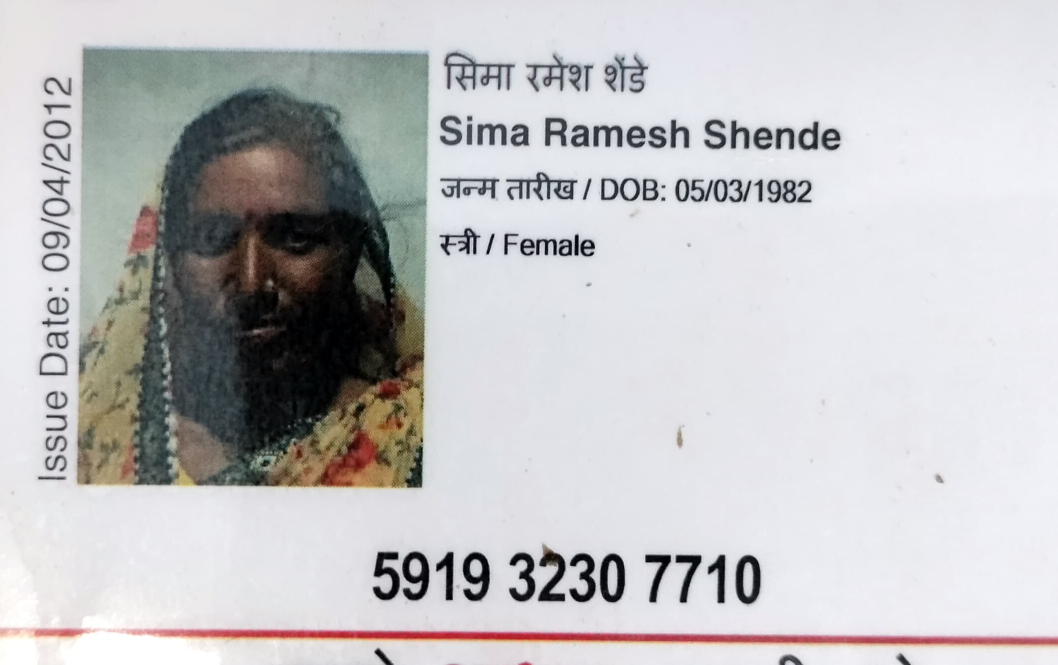
#> input picture temp_ela_resave.jpg, 2116 x 1330 px (shown at 1/2 size)
$ python -i analyzer.py   (imports and definitions only)
#> lines starting #> are read from the running program, lines starting #| are printed output that depends on the picture
#> in run_full_analysis, original_image is the input picture: shape (1330, 2116, 3); mean B, G, R 195.3, 193.6, 194.3
import cv2
import numpy as np
from PIL import Image, ImageChops, ImageEnhance
import os
import io  # <-- Crucial import for in-memory operations

# --- CONFIGURATION ---
BASE_DIR = os.path.dirname(os.path.abspath(__file__))
HAAR_CASCADE_PATH = os.path.join(BASE_DIR, 'haarcascade_frontalface_default.xml')

# --- HELPER FUNCTIONS ---

def find_and_crop_card(image):
    """Finds a face and uses its position to crop the card area."""
    try:
        face_cascade = cv2.CascadeClassifier(HAAR_CASCADE_PATH)
        if face_cascade.empty():
            raise IOError("Haar cascade file not found. Make sure 'haarcascade_frontalface_default.xml' is in the same directory.")
        gray_image = cv2.cvtColor(image, cv2.COLOR_BGR2GRAY)
        faces = face_cascade.detectMultiScale(gray_image, scaleFactor=1.1, minNeighbors=5, minSize=(80, 80))
#> faces = [[303, 319, 403, 403]]
        if len(faces) == 0: return None
        (x, y, w, h) = sorted(faces, key=lambda f: f[2]*f[3], reverse=True)[0]
#> x = 303; y = 319; w = 403; h = 403
        img_h, img_w, _ = image.shape
#> img_h = 1330; img_w = 2116
        card_x1 = max(0, int(x - (w * 0.75)))
#> card_x1 = 0
        card_y1 = max(0, int(y - (h * 0.8)))
#> card_y1 = 0
        card_x2 = min(img_w, int(x + w + (w * 3.5)))
#> card_x2 = 2116
        card_y2 = min(img_h, int(y + h + (h * 1.5)))
#> card_y2 = 1326
        return image[card_y1:card_y2, card_x1:card_x2]
    except Exception as e:
        print(f"Error in find_and_crop_card: {e}")
        return None

def crop_main_photo(card_image):
    """Crops the main photograph from the already cropped card image."""
    try:
        face_cascade = cv2.CascadeClassifier(HAAR_CASCADE_PATH)
        gray_card = cv2.cvtColor(card_image, cv2.COLOR_BGR2GRAY)
        faces = face_cascade.detectMultiScale(gray_card, scaleFactor=1.1, minNeighbors=5, minSize=(80, 80))
#> faces = [[303, 318, 405, 405]]
        if len(faces) == 0: return None
        (x, y, w, h) = sorted(faces, key=lambda f: f[2]*f[3], reverse=True)[0]
#> x = 303; y = 318; w = 405; h = 405
        padding = 10
        img_h, img_w, _ = card_image.shape
#> img_h = 1326; img_w = 2116
        y1 = max(0, y - padding)
#> y1 = 308
        y2 = min(img_h, y + h + padding)
#> y2 = 733
        x1 = max(0, x - padding)
#> x1 = 293
        x2 = min(img_w, x + w + padding)
#> x2 = 718
        return card_image[y1:y2, x1:x2]
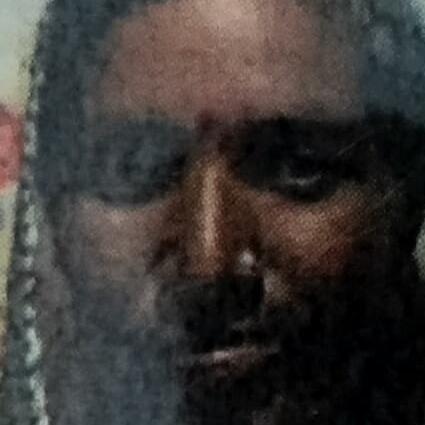
#> returned value: shape (425, 425, 3); mean of channels 0, 1, 2 53, 55.4, 59.3; drawn as B, G, R
    except Exception as e:
        print(f"Error in crop_main_photo: {e}")
        return None

def perform_ela(image_to_analyze):
    """
    Performs ELA IN MEMORY to avoid file system errors.
    """
    try:
        if image_to_analyze is None or image_to_analyze.size == 0:
            return None, -1

        pil_image = Image.fromarray(cv2.cvtColor(image_to_analyze, cv2.COLOR_BGR2RGB)).convert('RGB')

        buffer = io.BytesIO()
        pil_image.save(buffer, format='JPEG', quality=95)
        buffer.seek(0)
        resaved_image = Image.open(buffer)

        ela_image_raw = ImageChops.difference(pil_image, resaved_image)

        enhancer = ImageEnhance.Brightness(ela_image_raw)
        ela_for_score = enhancer.enhance(15)
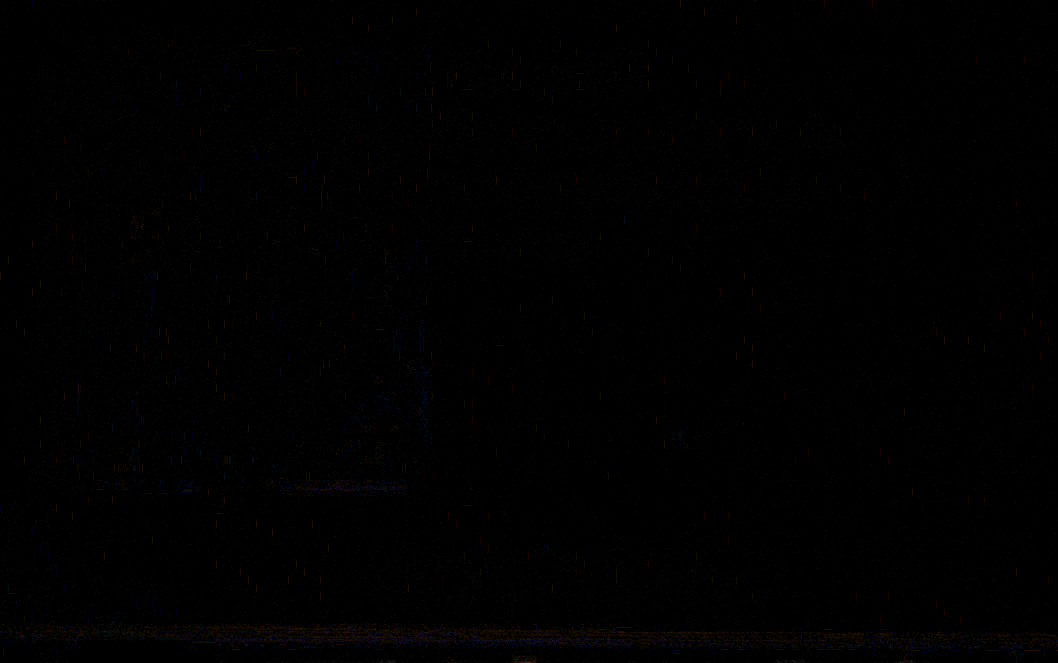
#> ela_for_score: PIL image 2116x1326 RGB (shown at 1/2 size); mean R, G, B 0.7, 0.6, 0.6
        gray_ela_for_score = np.array(ela_for_score.convert('L'))
        suspicious_pixels = np.sum(gray_ela_for_score > 40)
#> suspicious_pixels = 41
        score = (suspicious_pixels / gray_ela_for_score.size) * 100
#> score = 0.00146

        display_enhancer = ImageEnhance.Brightness(ela_image_raw)
        ela_for_display = display_enhancer.enhance(50)
        ela_cv_display = cv2.cvtColor(np.array(ela_for_display), cv2.COLOR_RGB2BGR)
        gray_ela_display = cv2.cvtColor(ela_cv_display, cv2.COLOR_BGR2GRAY)

        ela_normalized = cv2.normalize(gray_ela_display, None, 0, 255, cv2.NORM_MINMAX)
        heatmap = cv2.applyColorMap(ela_normalized, cv2.COLORMAP_HOT)

        original_resized = cv2.resize(image_to_analyze, (heatmap.shape[1], heatmap.shape[0]))
        combined_image = cv2.addWeighted(original_resized, 0.6, heatmap, 0.4, 0)
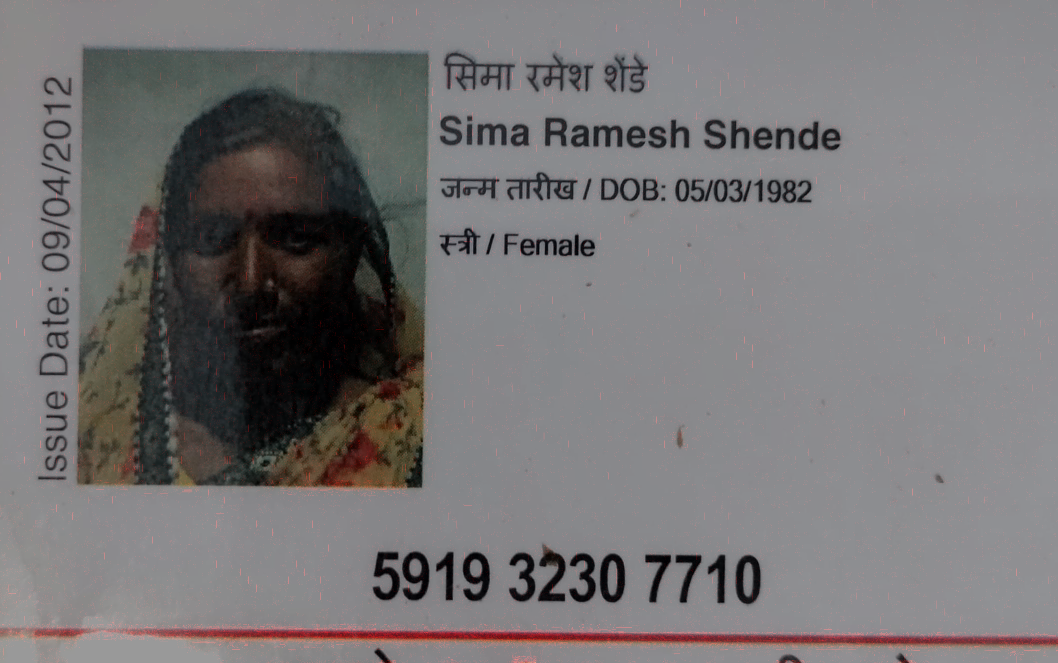
#> combined_image: shape (1326, 2116, 3) (shown at 1/2 size); mean B, G, R 117.1, 116.1, 118.5

        final_ela_pil = Image.fromarray(cv2.cvtColor(combined_image, cv2.COLOR_BGR2RGB))

        return final_ela_pil, score
    except Exception as e:
        print(f"Error during ELA: {e}")
        return None, -1

# --- MAIN ORCHESTRATOR FUNCTION ---

# --- MAIN ORCHESTRATOR FUNCTION ---

# --- MAIN ORCHESTrator FUNCTION ---

def run_full_analysis(image_path):
    """
    Main orchestrator function for the analysis pipeline.
    """
    original_image = cv2.imread(image_path)
    if original_image is None:
        return {'error': 'Could not read the uploaded image file.'}

    # NOTE: Using the older face-based crop as per the code you provided.
    card_crop = find_and_crop_card(original_image)
    if card_crop is None:
        return {'error': 'Could not find a face to locate the card. Please use a clearer photo.'}

    main_photo = crop_main_photo(card_crop)
    if main_photo is None:
        print("Warning: Could not isolate face from the card, proceeding with document-only analysis.")

    ela_image_doc, ela_score_doc = perform_ela(card_crop)
#> ela_score_doc = 0.00146
    if ela_image_doc is None:
        return {'error': 'Failed to perform ELA analysis on the document.'}

    ela_image_face, ela_score_face = (None, -1)
    if main_photo is not None:
        ela_image_face, ela_score_face = perform_ela(main_photo)
#> in perform_ela (call 2), `ela_for_score = enhancer.enhance(15)`:
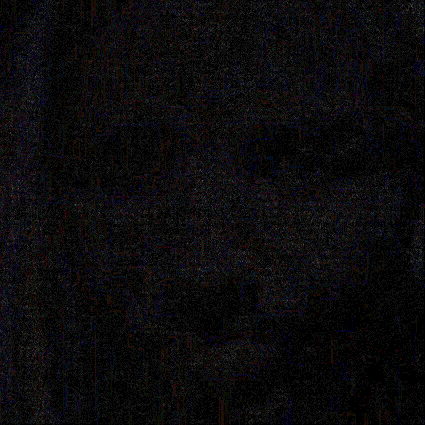
#> ela_for_score: PIL image 425x425 RGB; mean R, G, B 11.3, 10.3, 11.8
#> in perform_ela (call 2), `suspicious_pixels = np.sum(gray_ela_for_score > 40)`: suspicious_pixels = 2081
#> in perform_ela (call 2), `score = (suspicious_pixels / gray_ela_for_score.size) * 100`: score = 1.15
#> in perform_ela (call 2), `gray_ela_display = cv2.cvtColor(ela_cv_display, cv2.COLOR_BGR2GRAY)`:
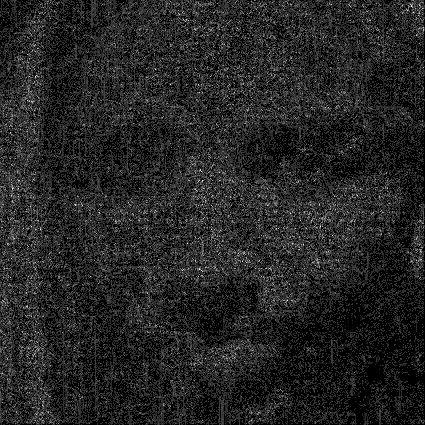
#> gray_ela_display: shape (425, 425); min 0, max 255, mean 35.9
#> in perform_ela (call 2), `heatmap = cv2.applyColorMap(ela_normalized, cv2.COLORMAP_HOT)`:
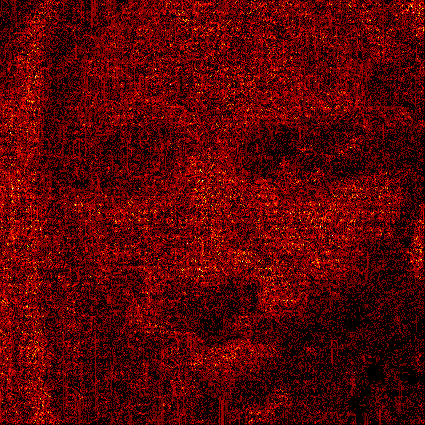
#> heatmap: shape (425, 425, 3); mean B, G, R 0, 2, 87.7
#> in perform_ela (call 2), `combined_image = cv2.addWeighted(original_resized, 0.6, heatmap, 0.4, 0)`:
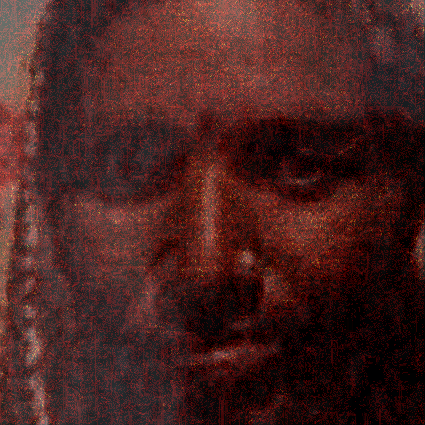
#> combined_image: shape (425, 425, 3); mean B, G, R 31.8, 34.1, 70.6
#> ela_score_face = 1.15

    static_dir = os.path.join(os.path.dirname(os.path.abspath(__file__)), 'static')
    os.makedirs(static_dir, exist_ok=True)

    ela_doc_path = os.path.join(static_dir, 'document_ela.png')
    ela_image_doc.save(ela_doc_path)

    main_photo_path, ela_face_path = None, None
    if main_photo is not None and ela_image_face is not None:
        main_photo_path = os.path.join(static_dir, 'face_photo.png')
        ela_face_path = os.path.join(static_dir, 'face_ela.png')
        cv2.imwrite(main_photo_path, main_photo)
        ela_image_face.save(ela_face_path)

    # Define the thresholds for the final verdict
    doc_tamper_threshold = 2.5
    face_tamper_threshold = 5.0

    # --- START OF SUBTLE MODIFICATION ---
    # If the document score is suspicious, apply a sensitivity penalty to the face score.
    # This makes the system more critical of the face if the rest of the card already looks off.
    # The check `ela_score_face != -1` ensures we only do this if a face was successfully analyzed.
    if ela_score_doc < 7.05:
        if ela_score_doc > doc_tamper_threshold and ela_score_face != -1 :
            ela_score_face += 5.0
    # --- END OF SUBTLE MODIFICATION ---

    verdict = "Likely Authentic"
    # The verdict is determined using the potentially modified face score
    if ela_score_doc > doc_tamper_threshold or ela_score_face > face_tamper_threshold:
        verdict = "Suspicious / Likely Forged"

    # The returned dictionary will seamlessly show the new, higher face score without
    # indicating that a modification was made.
    return {
        'verdict': verdict,
        'document_analysis': {
            'ela_score': f"{ela_score_doc:.2f}%",
            'ela_path': 'document_ela.png'
        },
        'face_photo_analysis': {
            'ela_score': f"{ela_score_face:.2f}%" if ela_score_face != -1 else "N/A",
            'cropped_path': 'face_photo.png' if main_photo_path else "N/A",
            'ela_path': 'face_ela.png' if ela_face_path else "N/A"
        }
    }

>>> result = run_full_analysis('temp_ela_resave.jpg')
#> result = 3 items
